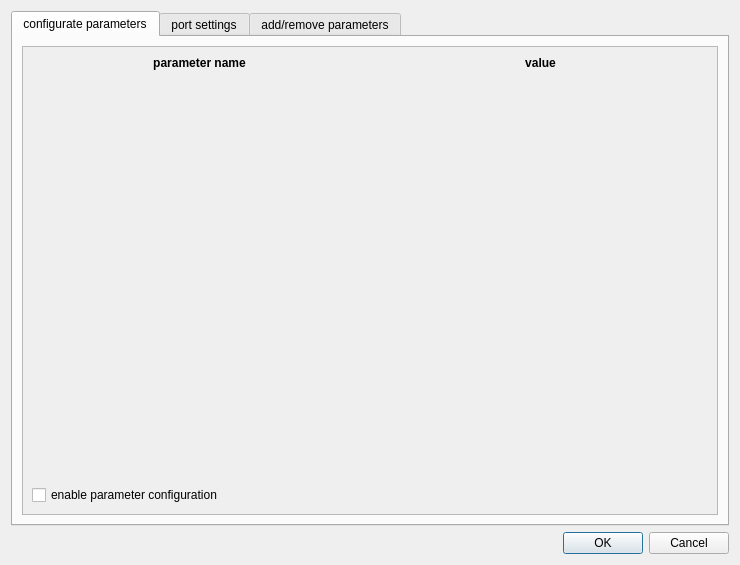
<?xml version="1.0" encoding="UTF-8"?>
<ui version="4.0">
 <class>GUIContainerGroup</class>
 <widget class="QDialog" name="GUIContainerGroup">
  <property name="geometry">
   <rect>
    <x>0</x>
    <y>0</y>
    <width>740</width>
    <height>565</height>
   </rect>
  </property>
  <property name="windowTitle">
   <string>Dialog</string>
  </property>
  <layout class="QVBoxLayout" name="verticalLayout">
   <item>
    <widget class="QTabWidget" name="tabWidget">
     <property name="currentIndex">
      <number>0</number>
     </property>
     <widget class="QWidget" name="tab_4">
      <attribute name="title">
       <string>configurate parameters</string>
      </attribute>
      <layout class="QHBoxLayout" name="horizontalLayout_3">
       <item>
        <widget class="QScrollArea" name="scrollArea">
         <property name="widgetResizable">
          <bool>true</bool>
         </property>
         <widget class="QWidget" name="scrollAreaWidgetContents">
          <property name="geometry">
           <rect>
            <x>0</x>
            <y>0</y>
            <width>696</width>
            <height>472</height>
           </rect>
          </property>
          <layout class="QGridLayout" name="gridLayout_3">
           <item row="0" column="0">
            <layout class="QGridLayout" name="configParamArea" rowstretch="0">
             <property name="verticalSpacing">
              <number>6</number>
             </property>
             <item row="0" column="0">
              <widget class="QLabel" name="label_4">
               <property name="font">
                <font>
                 <weight>75</weight>
                 <bold>true</bold>
                </font>
               </property>
               <property name="text">
                <string>parameter name</string>
               </property>
               <property name="alignment">
                <set>Qt::AlignHCenter|Qt::AlignTop</set>
               </property>
              </widget>
             </item>
             <item row="0" column="1">
              <widget class="QLabel" name="label_5">
               <property name="font">
                <font>
                 <weight>75</weight>
                 <bold>true</bold>
                </font>
               </property>
               <property name="text">
                <string>value</string>
               </property>
               <property name="textFormat">
                <enum>Qt::AutoText</enum>
               </property>
               <property name="alignment">
                <set>Qt::AlignHCenter|Qt::AlignTop</set>
               </property>
              </widget>
             </item>
            </layout>
           </item>
           <item row="1" column="0">
            <widget class="QCheckBox" name="enableConfig">
             <property name="text">
              <string>enable parameter configuration</string>
             </property>
            </widget>
           </item>
          </layout>
         </widget>
        </widget>
       </item>
      </layout>
     </widget>
     <widget class="QWidget" name="tab">
      <attribute name="title">
       <string>port settings</string>
      </attribute>
      <layout class="QHBoxLayout" name="horizontalLayout">
       <item>
        <widget class="QGroupBox" name="groupBox">
         <property name="title">
          <string>Ports</string>
         </property>
         <layout class="QGridLayout" name="gridLayout">
          <item row="1" column="0">
           <widget class="QPushButton" name="addInStream">
            <property name="text">
             <string>Add input stream</string>
            </property>
           </widget>
          </item>
          <item row="1" column="1">
           <widget class="QPushButton" name="addOutStream">
            <property name="text">
             <string>Add output stream</string>
            </property>
           </widget>
          </item>
          <item row="2" column="0" colspan="2">
           <widget class="QPushButton" name="removeStream">
            <property name="text">
             <string>Remove stream</string>
            </property>
           </widget>
          </item>
          <item row="0" column="0" colspan="2">
           <widget class="QListWidget" name="streamList"/>
          </item>
         </layout>
        </widget>
       </item>
      </layout>
     </widget>
     <widget class="QWidget" name="tab_3">
      <attribute name="title">
       <string>add/remove parameters</string>
      </attribute>
      <layout class="QHBoxLayout" name="horizontalLayout_2">
       <item>
        <layout class="QGridLayout" name="gridLayout_2">
         <item row="1" column="0">
          <widget class="QListWidget" name="availableParameters"/>
         </item>
         <item row="1" column="1">
          <widget class="QListWidget" name="selectedParameters"/>
         </item>
         <item row="2" column="0">
          <widget class="QPushButton" name="addParameter">
           <property name="text">
            <string>add parameter &gt;&gt;</string>
           </property>
          </widget>
         </item>
         <item row="2" column="1">
          <widget class="QPushButton" name="rmParameter">
           <property name="text">
            <string>&lt;&lt; remove parameter</string>
           </property>
          </widget>
         </item>
         <item row="0" column="0">
          <widget class="QLabel" name="label">
           <property name="text">
            <string>available parameters</string>
           </property>
          </widget>
         </item>
         <item row="0" column="1">
          <widget class="QLabel" name="label_2">
           <property name="text">
            <string>selected parameters</string>
           </property>
          </widget>
         </item>
         <item row="3" column="1">
          <widget class="QGroupBox" name="groupBox_2">
           <property name="title">
            <string>configure parameter</string>
           </property>
           <layout class="QVBoxLayout" name="verticalLayout_2">
            <item>
             <widget class="QLabel" name="label_3">
              <property name="text">
               <string>rename</string>
              </property>
             </widget>
            </item>
            <item>
             <widget class="QLineEdit" name="editParamName">
              <property name="enabled">
               <bool>false</bool>
              </property>
              <property name="readOnly">
               <bool>false</bool>
              </property>
             </widget>
            </item>
           </layout>
          </widget>
         </item>
        </layout>
       </item>
      </layout>
     </widget>
    </widget>
   </item>
   <item>
    <widget class="QDialogButtonBox" name="buttonBox">
     <property name="orientation">
      <enum>Qt::Horizontal</enum>
     </property>
     <property name="standardButtons">
      <set>QDialogButtonBox::Cancel|QDialogButtonBox::Ok</set>
     </property>
    </widget>
   </item>
  </layout>
 </widget>
 <resources/>
 <connections>
  <connection>
   <sender>buttonBox</sender>
   <signal>accepted()</signal>
   <receiver>GUIContainerGroup</receiver>
   <slot>accept()</slot>
   <hints>
    <hint type="sourcelabel">
     <x>257</x>
     <y>290</y>
    </hint>
    <hint type="destinationlabel">
     <x>157</x>
     <y>274</y>
    </hint>
   </hints>
  </connection>
  <connection>
   <sender>buttonBox</sender>
   <signal>rejected()</signal>
   <receiver>GUIContainerGroup</receiver>
   <slot>reject()</slot>
   <hints>
    <hint type="sourcelabel">
     <x>325</x>
     <y>290</y>
    </hint>
    <hint type="destinationlabel">
     <x>286</x>
     <y>274</y>
    </hint>
   </hints>
  </connection>
 </connections>
</ui>
